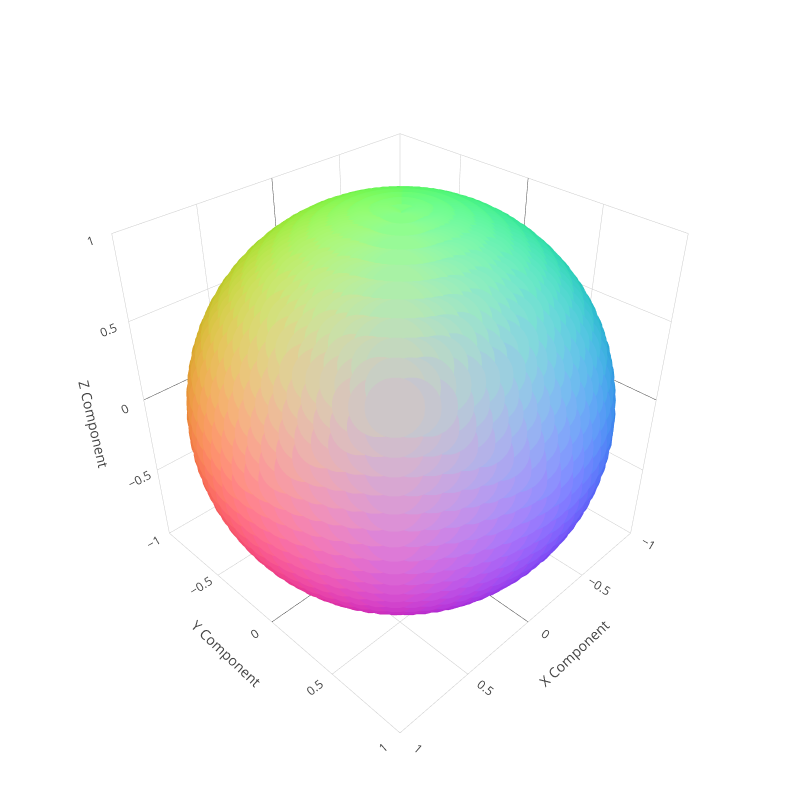

The cell this chart's notebook holds for it:
### Markdown cell above
## Color Sphere

### Code cell
import plotly.graph_objects as go
from itertools import product

diamond_template = go.layout.Template()

# Helix equation
horizontal_angles = np.linspace(0, 360, 72)
vertical_angles = np.linspace(0, 180, 36)
unit_vectors = [angles_to_unit_vector(h, v) for h, v in product(horizontal_angles, vertical_angles)]
colors = [unit_vector_to_hex(u) for u in unit_vectors]
x, y, z = [[row[i] for row in unit_vectors] for i in range(3)]

points = go.Scatter3d(x=x, y=y, z=z, mode='markers', text=colors, showlegend=False, marker=dict(size=21, color=colors, opacity=1))
layout = go.Layout(
    paper_bgcolor='rgba(0,0,0,0)',
    plot_bgcolor='rgba(0,0,0,0)'
)
fig = go.Figure(data=[points], layout=layout)
scene_opts = dict(xaxis_range=[-1, 1], yaxis_range=[-1, 1], zaxis_range=[-1, 1], aspectmode='cube', xaxis_title='X Component', yaxis_title='Y Component', zaxis_title='Z Component', camera=dict(eye=dict(x=1.5, y=1.5, z=1.5)))

fig.update_layout(template=diamond_template, width=800, height=800, margin=dict(l=10, r=10, t=10, b=10), scene=scene_opts)
fig.show()
fig.write_html('./los_colorsphere.html')

### Figure 1 — Plotly figure (JSON) as saved in the notebook; plotly's stock layout.template omitted (floating-point values rounded to 4 significant figures; data arrays with more than 128 entries replaced by an {"elided": "..."} marker saying what was removed)
{"data": [{"marker": {"color": {"elided": "2592 str values"}, "opacity": 1, "size": 21}, "mode": "markers", "showlegend": false, "text": {"elided": "2592 str values"}, "type": "scatter3d", "x": {"elided": "2592 float values"}, "y": {"elided": "2592 float values"}, "z": {"elided": "2592 float values"}}], "layout": {"height": 800, "margin": {"b": 10, "l": 10, "r": 10, "t": 10}, "paper_bgcolor": "rgba(0, 0, 0, 0)", "plot_bgcolor": "rgba(0, 0, 0, 0)", "scene": {"aspectmode": "cube", "aspectratio": {"x": 1, "y": 1, "z": 1}, "camera": {"eye": {"x": 1.5, "y": 1.5, "z": 1.5}}, "xaxis": {"range": [-1, 1], "title": {"text": "X Component"}, "type": "linear"}, "yaxis": {"range": [-1, 1], "title": {"text": "Y Component"}, "type": "linear"}, "zaxis": {"range": [-1, 1], "title": {"text": "Z Component"}, "type": "linear"}}, "width": 800}}
